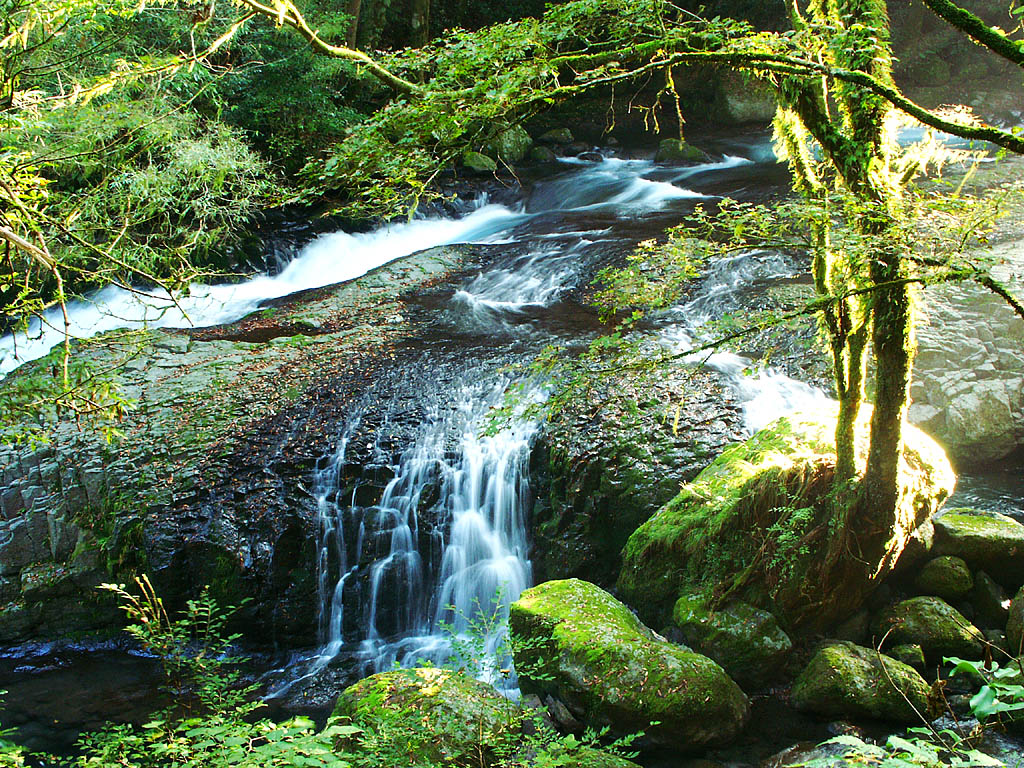
%> input picture images/origin/taki.jpg, 1024 x 768 px
$ octave kadai2.m   (GNU Octave 9; MATLAB toolbox functions it lacks are replaced by stand-ins)
%> lines starting %> are read from the running program, lines starting %| are printed output that depends on the picture; in (x1, y1, x2, y2) boxes, pixels count from 0 and x2, y2 are one past the last pixel; in counts of white or black regions, pixels touching at a corner belong together; the program's own positions count from 1
% 変数をクリア
clear;

% 元画像をグレースケール化
WORKDIR="images/kadai2";
ORG=imread('images/origin/taki.jpg');
%> ORG is the input picture: size 768x1024x3 uint8; mean R, G, B 91.4, 111.5, 78.5
ORG = rgb2gray(ORG); colormap(gray);
OutputImagePath = sprintf('%s/%s', WORKDIR, "taki-grayscale.png");
imwrite(ORG, OutputImagePath, 'BitDepth', 16);

% 2階調画像の生成
IMG = ORG>128;
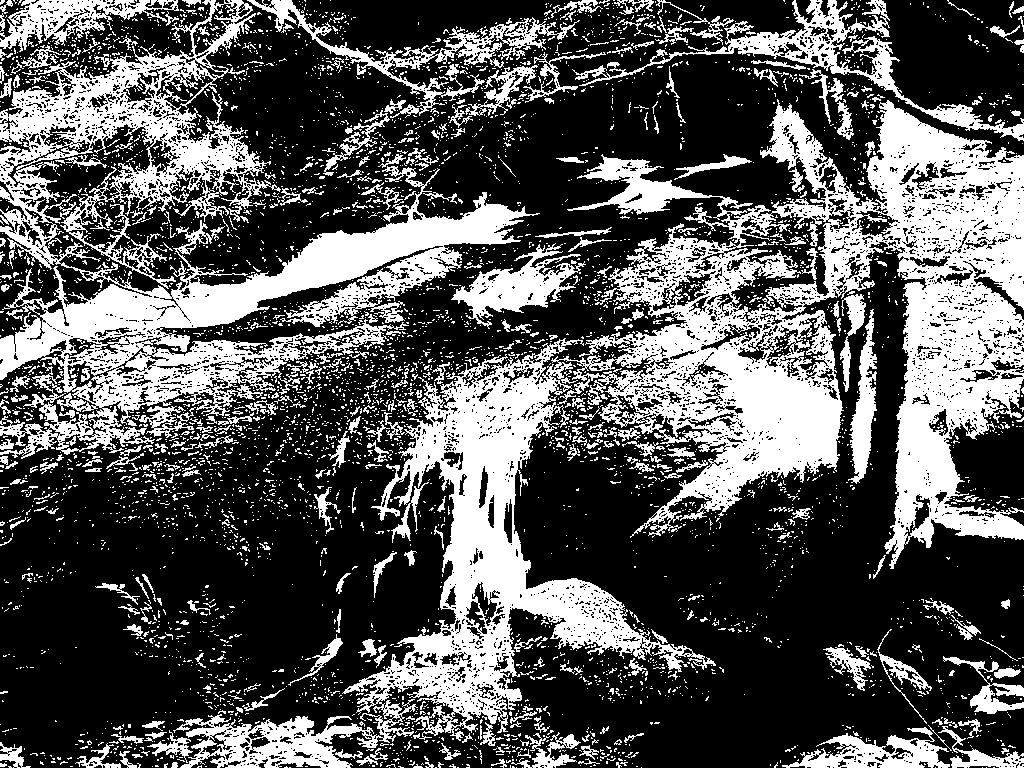
%> IMG: size 768x1024 logical; 34% white; 5008 white regions (4613 under 20 px), largest, box (x1, y1, x2, y2) and area: (173, 99, 1024, 768) 128130, (0, 0, 540, 459) 63912, (572, 0, 1024, 141) 7169
imagesc(IMG); colormap(gray);
OutputImagePath = sprintf('%s/%s', WORKDIR, "taki-step2.png");
IMG=IMG-min(IMG(:)); % shift data such that the smallest element of A is 0
IMG=IMG/max(IMG(:)); % normalize the shifted data to 1
imwrite(IMG, OutputImagePath, 'BitDepth', 16);

% 4階調画像の生成
IMG0 = ORG>64;
%> IMG0: size 768x1024 logical; 59.2% white; 7301 black regions (6764 under 20 px), largest, box (x1, y1, x2, y2) and area: (509, 435, 1024, 768) 88628, (0, 289, 515, 768) 81877, (400, 53, 824, 211) 24443
IMG1 = ORG>128;
IMG2 = ORG>192;
%> IMG2: size 768x1024 logical; 14.1% white; 7951 white regions (7535 under 20 px), largest, box (x1, y1, x2, y2) and area: (0, 205, 520, 374) 15756, (705, 344, 840, 493) 8937, (885, 280, 988, 569) 7427
IMG = IMG0 + IMG1 + IMG2;
imagesc(IMG); colormap(gray);
OutputImagePath = sprintf('%s/%s', WORKDIR, "taki-step4.png");
IMG=IMG-min(IMG(:)); % shift data such that the smallest element of A is 0
IMG=IMG/max(IMG(:)); % normalize the shifted data to 1
imwrite(IMG, OutputImagePath, 'BitDepth', 16);

% 8階調画像の生成
IMG0 = ORG>32;
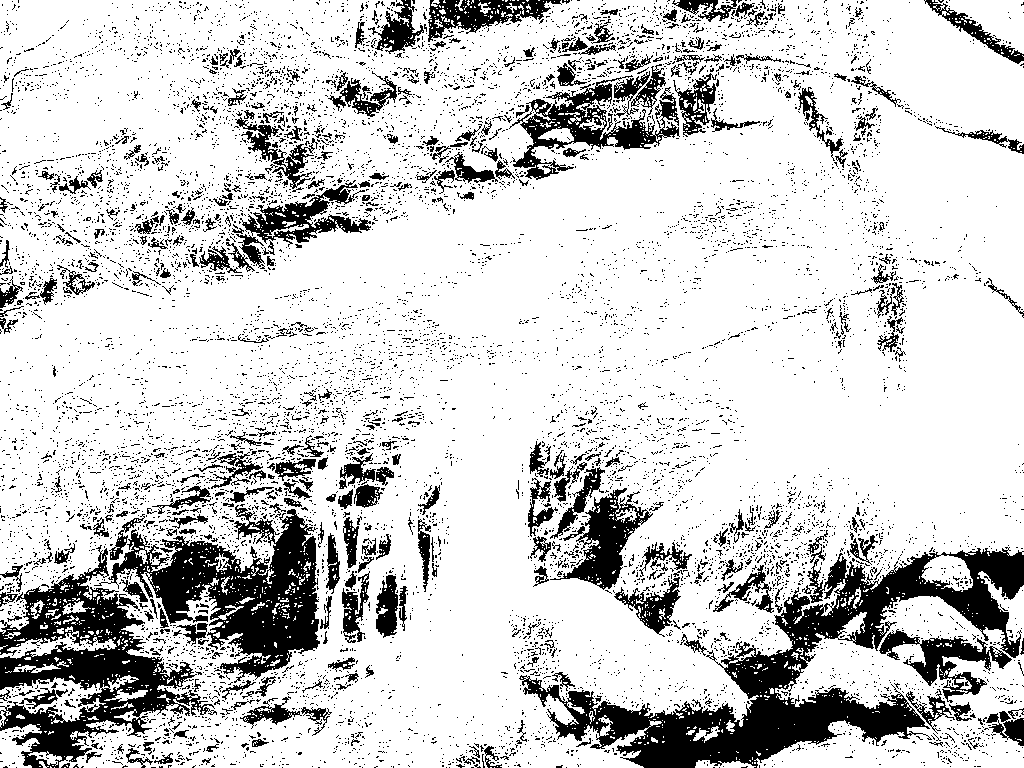
%> IMG0: size 768x1024 logical; 81% white; 9606 black regions (9166 under 20 px), largest, box (x1, y1, x2, y2) and area: (519, 547, 1024, 768) 29325, (0, 545, 217, 768) 16047, (94, 505, 320, 683) 15390
IMG1 = ORG>64;
IMG2 = ORG>96;
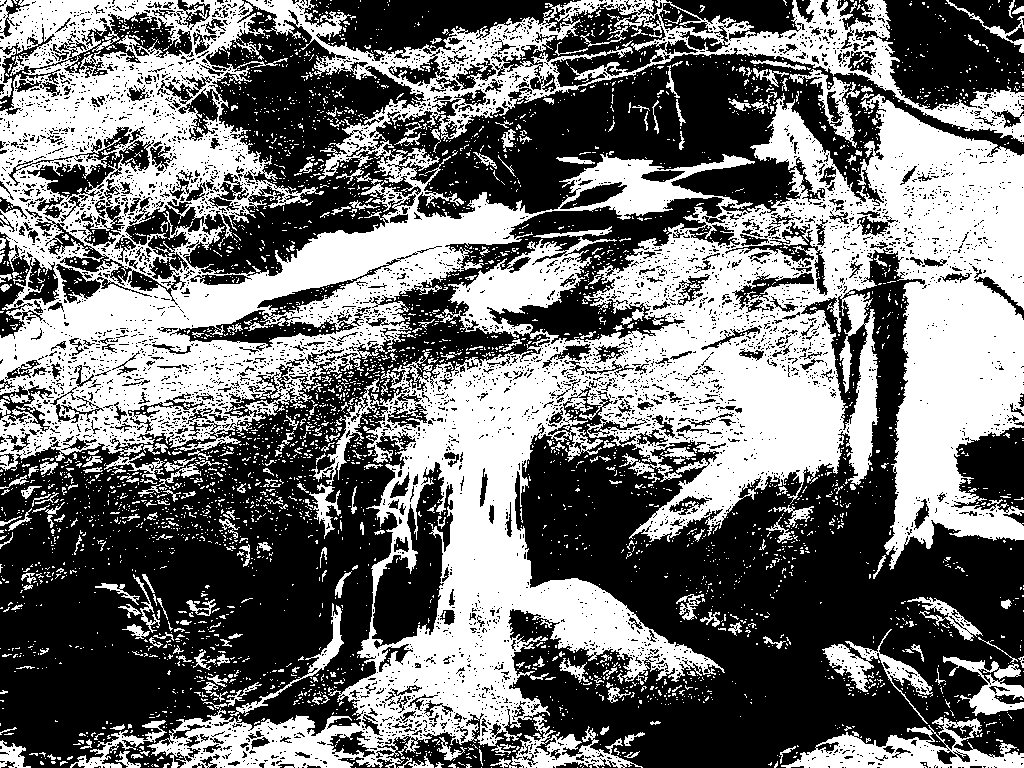
%> IMG2: size 768x1024 logical; 44.8% white; 4059 white regions (3767 under 20 px), largest, box (x1, y1, x2, y2) and area: (0, 0, 1024, 768) 304793, (781, 717, 1024, 768) 5194, (511, 714, 643, 768) 2267
IMG3 = ORG>128;
IMG4 = ORG>160;
%> IMG4: size 768x1024 logical; 23.2% white; 7171 white regions (6687 under 20 px), largest, box (x1, y1, x2, y2) and area: (867, 100, 1024, 569) 28045, (367, 359, 629, 720) 20854, (0, 170, 529, 380) 18641
IMG5 = ORG>192;
IMG6 = ORG>224;
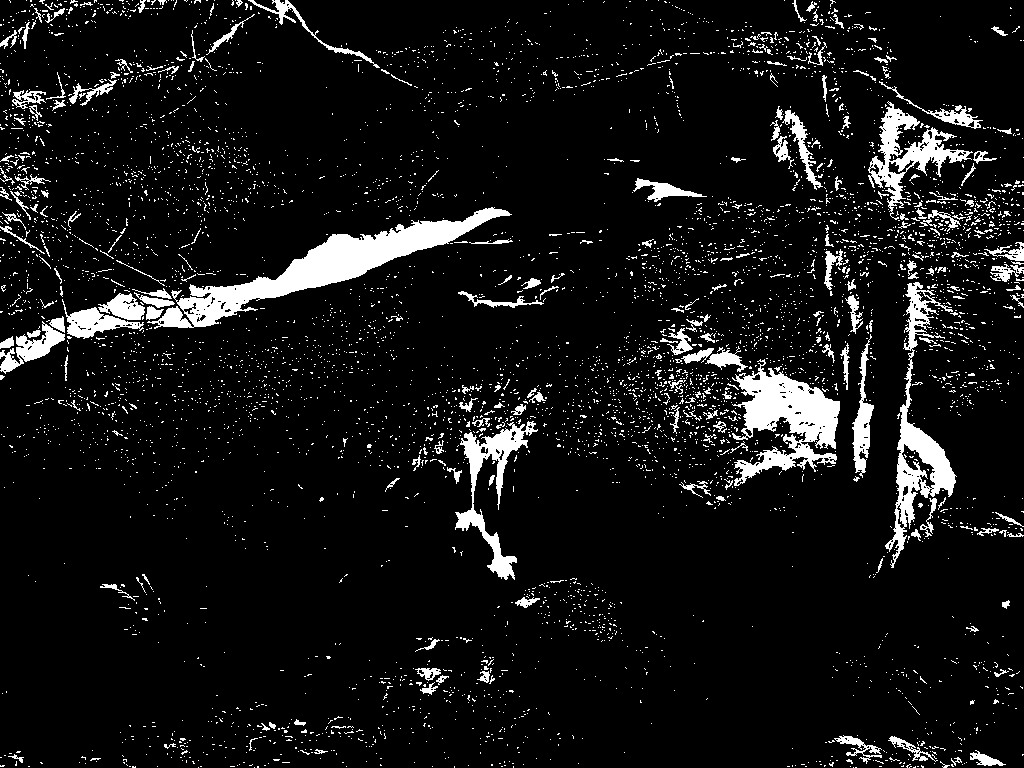
%> IMG6: size 768x1024 logical; 8.1% white; 5727 white regions (5492 under 20 px), largest, box (x1, y1, x2, y2) and area: (147, 207, 512, 329) 9508, (732, 359, 840, 486) 6383, (885, 282, 957, 568) 4689
IMG = IMG0 + IMG1 + IMG2 + IMG3 + IMG4 + IMG5 + IMG6;
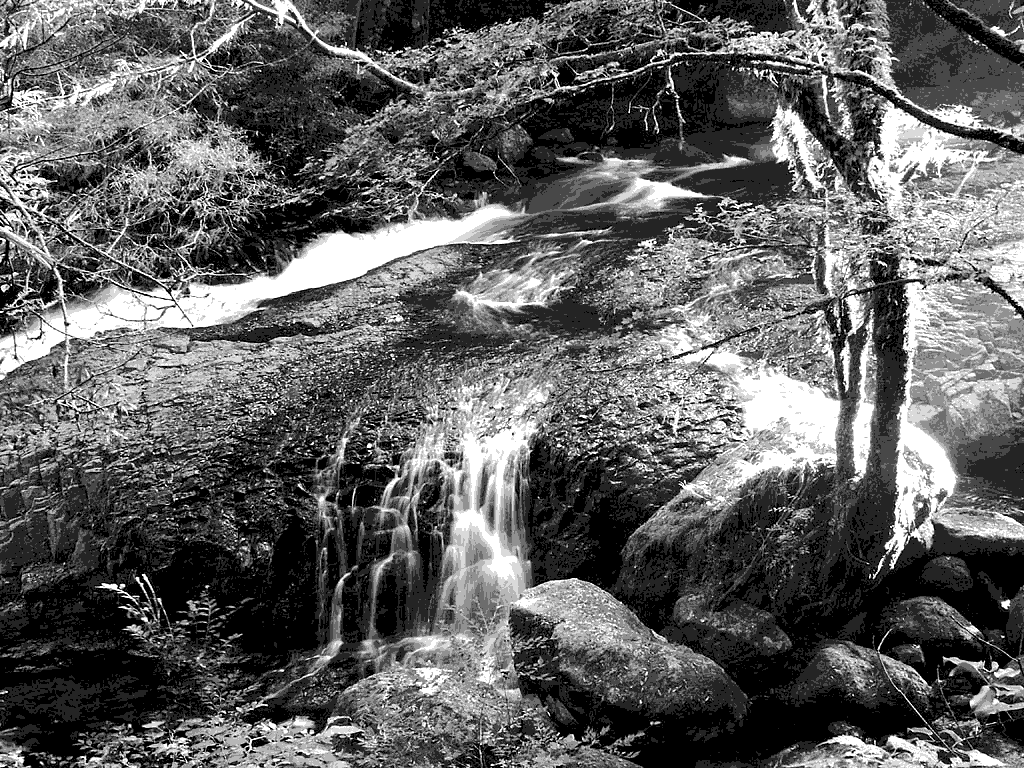
%> IMG: size 768x1024 double; min 0, max 7, mean 2.64; drawn with min black and max white
imagesc(IMG); colormap(gray);
OutputImagePath = sprintf('%s/%s', WORKDIR, "taki-step8.png");
IMG=IMG-min(IMG(:)); % shift data such that the smallest element of A is 0
IMG=IMG/max(IMG(:)); % normalize the shifted data to 1
imwrite(IMG, OutputImagePath, 'BitDepth', 16);
